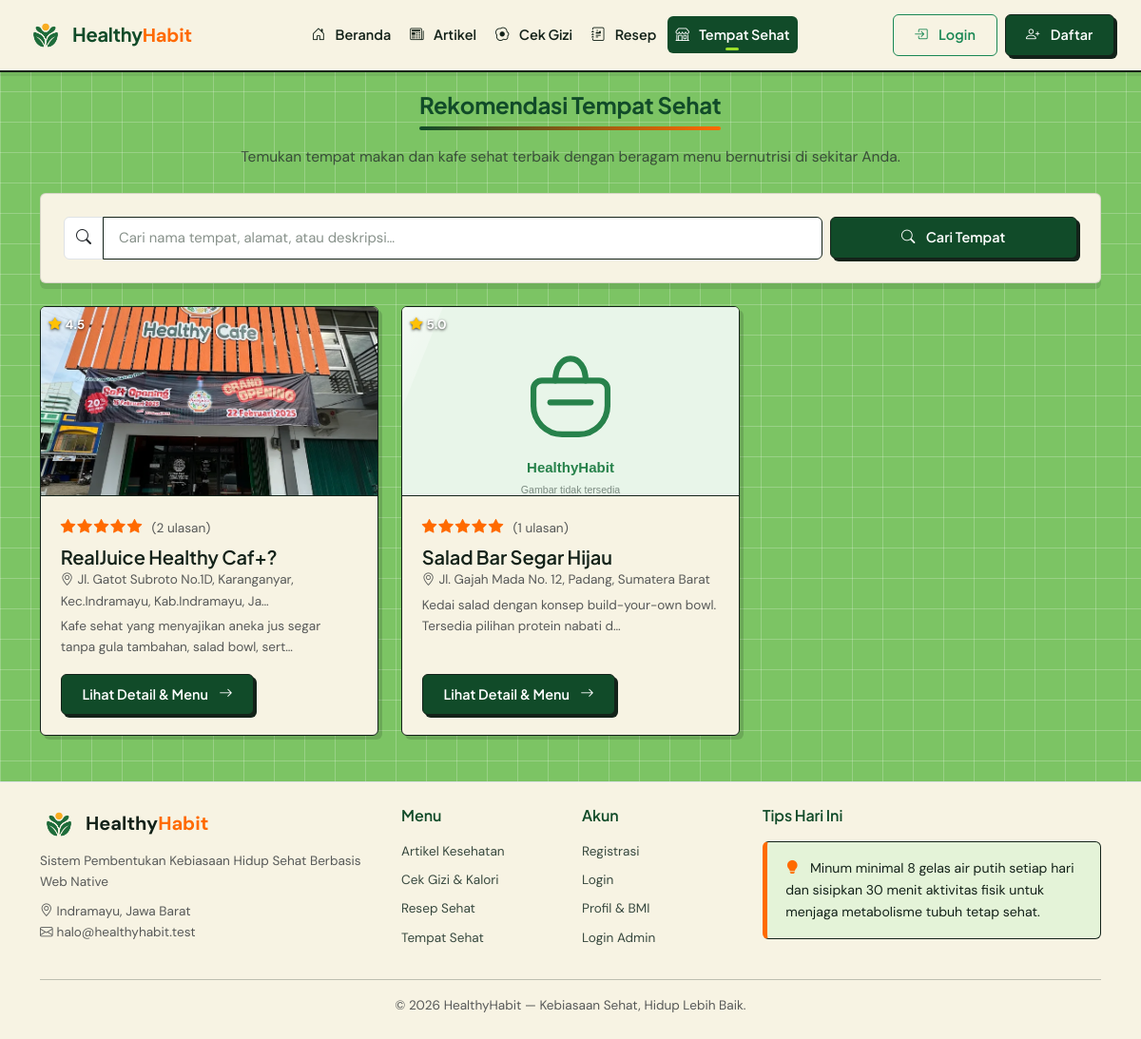
Screenshot of /tempat with the database file from the repository.
### tables this page shows
CREATE TABLE `tempat_sehat` (
  `id_tempat` int(11) NOT NULL AUTO_INCREMENT,
  `id_admin` int(11) DEFAULT NULL,
  `nama_tempat` varchar(150) NOT NULL,
  `alamat` varchar(255) NOT NULL,
  `deskripsi` text DEFAULT NULL,
  `kontak` varchar(50) DEFAULT NULL,
  `foto_tempat` varchar(255) DEFAULT NULL,
  `foto_menu` varchar(255) DEFAULT NULL,
  `link_maps` varchar(255) DEFAULT NULL,
  `link_instagram` varchar(255) DEFAULT NULL,
  `link_grabfood` varchar(255) DEFAULT NULL,
  `link_shopeefood` varchar(255) DEFAULT NULL,
  PRIMARY KEY (`id_tempat`),
  KEY `fk_tempat_admin` (`id_admin`),
  CONSTRAINT `fk_tempat_admin` FOREIGN KEY (`id_admin`) REFERENCES `users` (`id_pengguna`) ON DELETE SET NULL ON UPDATE CASCADE
);

### app/core/Controller.php (called while the page is built, shortened)
<?php
abstract class Controller
{
    protected function view(string $view, array $data = [], string $layout = 'main'): void
    {
        $contentFile = VIEWS_PATH . '/pages/' . $view . '.php';
        extract($data, EXTR_SKIP);
        require $contentFile;
    }
}

### app/controllers/TempatController.php (called while the page is built, shortened)
<?php
class TempatController extends Controller
{
    public function index(): void
    {
        $q = $this->input('q');
        $this->view('tempat/index', [
            'pageTitle' => 'Tempat Sehat',
            'activeNav' => 'tempat',
            'tempat'    => Tempat::denganRating($q ?: null),
            'q'         => $q,
        ]);
    }
}

### app/core/Router.php (called while the page is built, shortened)
<?php
class Router
{
    private array $routes = [];
    private function add(string $method, string $pattern, array $handler): void
    {
        $regex = preg_replace_callback(
            '#\{(\w+)(?::([^}]+))?\}#',
            static fn(array $m): string => '(?P<' . $m[1] . '>' . ($m[2] ?? '[^/]+') . ')',
            $pattern
        );
        $this->routes[$method][] = ['#^' . $regex . '$#', $handler, $pattern];
    }
    public function dispatch(string $uri, string $method): void
    {
        $path = (string) parse_url($uri, PHP_URL_PATH);
        $path = '/' . trim($path, '/');
        $method = strtoupper($method);
        $match  = $this->match($method, $path);
        [$handler, $params] = $match;
        [$class, $action]   = $handler;
        $controller = new $class();
        $controller->$action(...array_values($params));
    }
    private function match(string $method, string $path): ?array
    {
        foreach ($this->routes[$method] ?? [] as [$regex, $handler]) {
            if (preg_match($regex, $path, $m)) {
                $params = array_filter($m, 'is_string', ARRAY_FILTER_USE_KEY);
                return [$handler, $params];
            }
        }
        return null;
    }
}

### index.php (called while the page is built, shortened)
<?php
require_once __DIR__ . '/app/helpers/helper.php';
spl_autoload_register(function (string $class): void {
    $candidates = [
        APP_PATH . '/core/' . $class . '.php',
        APP_PATH . '/models/' . $class . '.php',
        APP_PATH . '/services/' . $class . '.php',
        APP_PATH . '/controllers/' . $class . '.php',
        APP_PATH . '/controllers/admin/' . $class . '.php',
    ];
    foreach ($candidates as $file) {
        if (is_file($file)) {
            return;
        }
    }
});
$router = new Router();
$router->dispatch(
    $_SERVER['REQUEST_URI'] ?? '/',
    $_SERVER['REQUEST_METHOD'] ?? 'GET'
);

### app/helpers/helper.php (called while the page is built, shortened)
<?php
function e($value): string
{
    return htmlspecialchars((string) $value, ENT_QUOTES, 'UTF-8');
}
function excerpt(?string $html, int $length = 140): string
{
    $text = trim(strip_tags((string) $html));
    if (mb_strlen($text) <= $length) {
        return $text;
    }
    return mb_substr($text, 0, $length) . '…';
}
function img_url(?string $filename, string $subdir): string
{
    if ($filename && is_file(UPLOAD_PATH . '/' . $subdir . '/' . basename($filename))) {
        return UPLOAD_URL . '/' . $subdir . '/' . basename($filename);
    }
    return BASE_URL . '/assets/img/placeholder.svg';
}

### app/core/Database.php (called while the page is built, shortened)
<?php
class Database
{
    private static ?PDO $pdo = null;
    public static function connect(): PDO
    {
        $dsn = 'mysql:host=' . DB_HOST
            . ';port=' . DB_PORT
            . ';dbname=' . DB_NAME
            . ';charset=' . DB_CHARSET;
        try {
            self::$pdo = new PDO($dsn, DB_USER, DB_PASS, [
                PDO::ATTR_ERRMODE            => PDO::ERRMODE_EXCEPTION,
                PDO::ATTR_DEFAULT_FETCH_MODE => PDO::FETCH_ASSOC,
                PDO::ATTR_EMULATE_PREPARES   => false,
            ]);
        } catch (PDOException $ex) {
            http_response_code(500);
            exit(
                '<div style="font-family:Poppins,Arial,sans-serif;max-width:640px;margin:60px auto;padding:24px;border:1px solid #e0e0e0;border-radius:12px">'
                . '<h2 style="color:#27824B">Koneksi database gagal</h2>'
                . '<p>Pastikan <b>MySQL (XAMPP)</b> sudah berjalan, lalu impor file '
                . '<b>database/healthyhabit.sql</b> ke phpMyAdmin.</p>'
                . '<p style="color:#c0392b"><code>' . e($ex->getMessage()) . '</code></p>'
                . '</div>'
            );
        }
        return self::$pdo;
    }
}

### app/core/Model.php (called while the page is built, shortened)
<?php
abstract class Model
{
    protected static function db(): PDO
    {
        return Database::connect();
    }
}

### app/models/Tempat.php (called while the page is built, shortened)
<?php
class Tempat extends Model
{
    public static function denganRating(?string $q = null): array
    {
        $sql = self::BASE_SELECT;
        $params = [];
        $sql .= self::GROUP_BY . ' ORDER BY t.nama_tempat ASC';
        $st = static::db()->prepare($sql);
        $st->execute($params);
        return $st->fetchAll();
    }
}

### app/views/pages/tempat/index.php (the view, shortened to what this page needs)
<?php
if (!function_exists('bintang_tampil')) {
    function bintang_tampil($rating): string
    {
        $html = '';
        $r = (int) round((float) $rating);
        for ($i = 1; $i <= 5; $i++) {
            $html .= $i <= $r
                ? '<i class="bi bi-star-fill"></i>'
                : '<i class="bi bi-star muted"></i>';
        }
        return $html;
    }
}
?>
<div class="container mt-4 mb-5">
    <div class="text-center mb-4">
        <h1 class="section-title d-inline-block">Rekomendasi Tempat Sehat</h1>
        <p class="text-muted mt-2 mb-0">
            Temukan tempat makan dan kafe sehat terbaik dengan beragam menu bernutrisi di sekitar Anda.
        </p>
    </div>
    <div class="panel-white mb-4">
        <form action="<?= BASE_URL ?>/tempat" method="get" class="row g-2 align-items-center">
            <div class="col-md-9">
                <div class="input-group">
                    <span class="input-group-text bg-white"><i class="bi bi-search"></i></span>
                    <input type="search" class="form-control" name="q"
                        placeholder="Cari nama tempat, alamat, atau deskripsi…" value="<?= e($q) ?>">
                </div>
            </div>
            <div class="col-md-3 d-grid">
                <button type="submit" class="btn btn-green fw-semibold">
                    <i class="bi bi-search me-1"></i>Cari Tempat
                </button>
            </div>
        </form>
    </div>
    <div class="row g-4">
        <?php foreach ($tempat as $t): ?>
            <div class="col-md-6 col-xl-4">
                <div class="card-soft h-100">
                    <div class="ratio ratio-article">
                        <img src="<?= img_url($t['foto_tempat'], 'tempat') ?>"
                            alt="<?= e($t['nama_tempat']) ?>" class="img-cover" loading="lazy">
                            <span class="position-absolute top-0 end-0 m-2 text-white fw-bold small" style="z-index: 10; text-shadow: 0px 1px 3px rgba(0, 0, 0, 0.8);">
                                <i class="bi bi-star-fill text-warning me-1"></i><?= $t['rating_rata'] !== null ? e($t['rating_rata']) : '-' ?>
                            </span>
                    </div>
                    <div class="card-body d-flex flex-column">
                        <div class="mb-1">
                            <span class="stars"><?= bintang_tampil($t['rating_rata'] ?? 0) ?></span>
                            <small class="text-muted ms-1">(<?= (int) $t['jumlah_ulasan'] ?> ulasan)</small>
                        </div>
                        <h5 class="card-title"><?= e($t['nama_tempat']) ?></h5>
                        <p class="text-muted small mb-1">
                            <i class="bi bi-geo-alt me-1"></i><?= e(excerpt($t['alamat'], 70)) ?>
                        </p>
                        <p class="text-muted small flex-grow-1"><?= e(excerpt($t['deskripsi'], 80)) ?></p>
                        <a href="<?= BASE_URL ?>/tempat/<?= (int) $t['id_tempat'] ?>"
                        class="btn btn-sm btn-green align-self-start">
                            Lihat Detail &amp; Menu <i class="bi bi-arrow-right ms-1"></i>
                        </a>
                    </div>
                </div>
            </div>
        <?php endforeach; ?>
    </div>
</div>

### rows the page displays
tempat_sehat: foto_tempat (picture), rating_rata "4.5", jumlah_ulasan "2", nama_tempat "RealJuice Healthy Caf+?", alamat "Jl. Gatot Subroto No.1D, Karanganyar, Kec.Indramayu, Kab.Indramayu, Ja…", deskripsi "Kafe sehat yang menyajikan aneka jus segar tanpa gula tambahan, salad bowl, sert…"
tempat_sehat: shows a picture, rating_rata "5.0", jumlah_ulasan "1", nama_tempat "Salad Bar Segar Hijau", alamat "Jl. Gajah Mada No. 12, Padang, Sumatera Barat", deskripsi "Kedai salad dengan konsep build-your-own bowl. Tersedia pilihan protein nabati d…"

### other values shown
APP_TAGLINE "Sistem Pembentukan Kebiasaan Hidup Sehat Berbasis Web Native"
APP_NAME "HealthyHabit"
